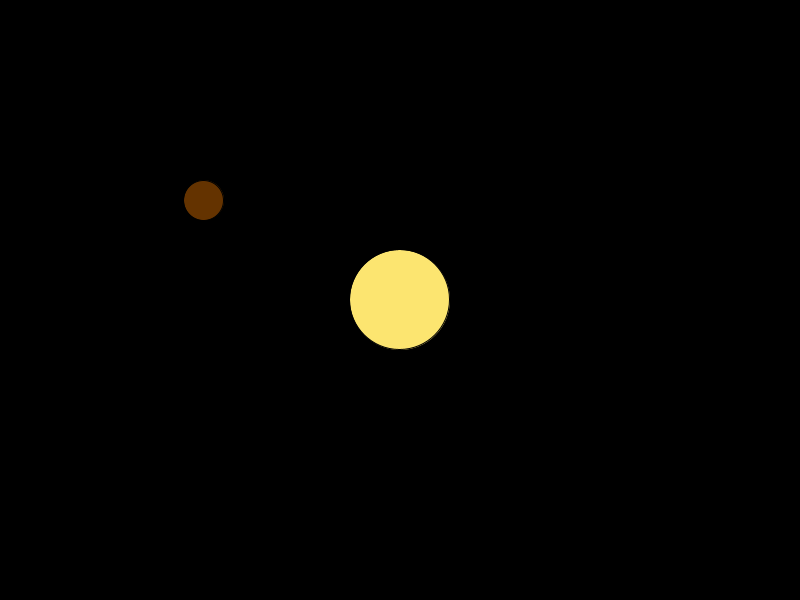
Frame 1 (no input)
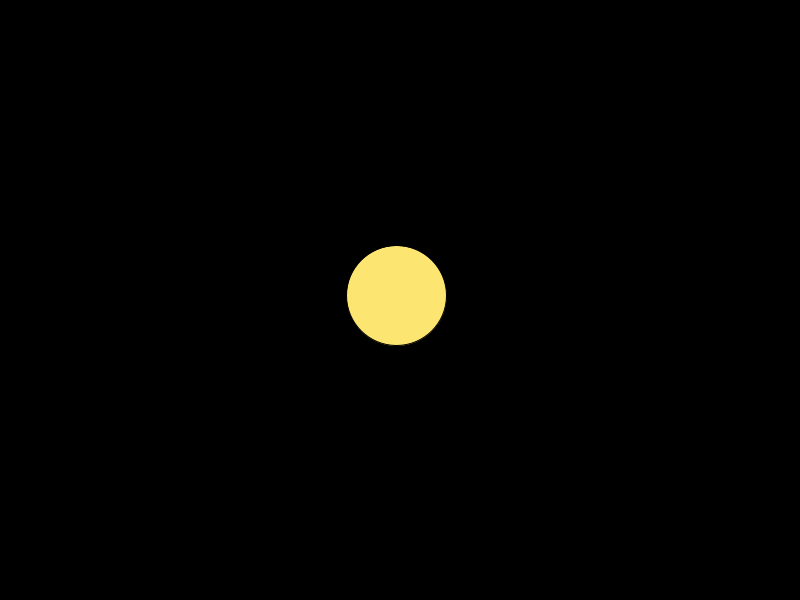
Frame 60 (the mouse pressed at the canvas centre just before this capture)
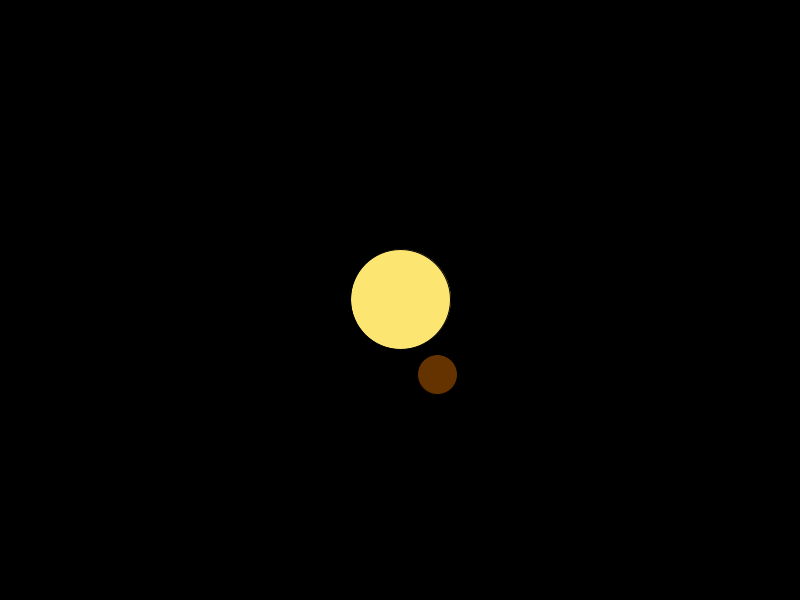
Frame 120 (the mouse held since frame 60 and released just before this capture)

The Processing sketch that drew these frames (run headless with seeded random() and noise(); from frame 60 on, the mouse is pressed at the canvas centre):

// Processing sketch: Gravity
// ── Gravity.pde
Planet sun, moon;
PVector velsun, velmoon;
color csun, cmoon;

void setup(){
  size(800, 600);
  frameRate(60);
  background(0);
  
  velsun = new PVector(0,0);
  velmoon = new PVector(4, 0.2);

  csun = color(252, 229, 112); 
  cmoon = color(100, 51, 0);
  
  sun = new Planet(width/2, height/2, velsun, 100, 200, csun);
  moon = new Planet(200, 200, velmoon, 40, 100, cmoon);
} 

void draw(){
  background(0);
  
  sun.gravity(moon);
  sun.update();
  
  moon.gravity(sun);
  moon.update();  
  
  moon.drawer();
  sun.drawer();  
} 

// ── Planet.pde

public class Planet {
  
  PVector loc;
  PVector vel;
  PVector acc;
  float r;
  float mass;
  color c;
  float maxspeed;
  float maxforce;
  
  Planet(float x, float y,PVector vel, float r, float mass, color c){
    this.loc = new PVector(x, y);
    this.vel = vel;
    this.r = r;    
    this.mass = mass;
    this.acc = new PVector(0,0);
    this.c = c;
    this.maxspeed = 4;
    this.maxforce = 0.1;
  }
  
  void update() {
    vel.add(acc);
    vel.limit(maxspeed);
    vel.div(mass*0.01);
    loc.add(vel);    
  }
  
  void gravity(Planet other) {
    PVector dir = PVector.sub(other.loc, this.loc);
    dir.normalize();
    float dist = PVector.dist(other.loc, this.loc);
    dir.mult(other.mass*this.mass);
    dir.div(pow(dist,2));
    this.acc.set(dir);
    this.acc.limit(maxforce);
  }
  
  void drawer() {    
    fill(c);
    ellipse(loc.x, loc.y, r, r);    
  }
  
}
